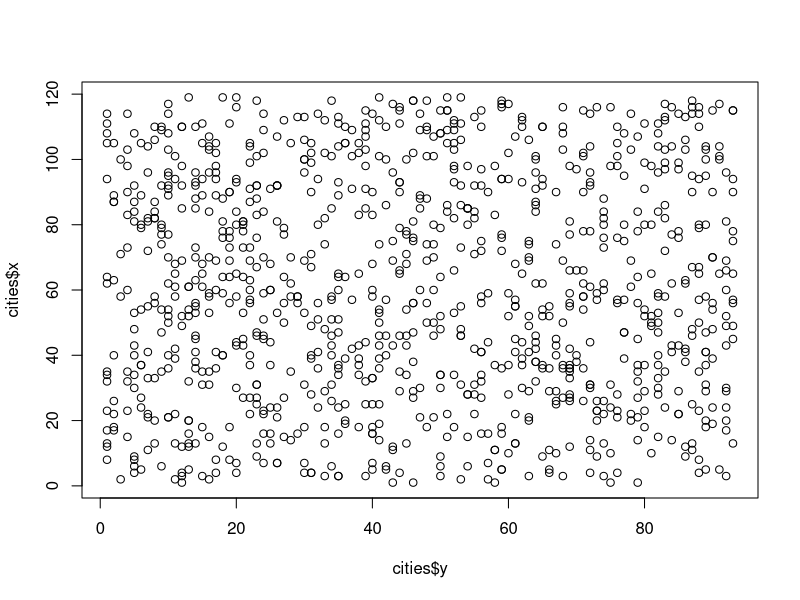

The R source for this figure:

#############################
### Greedy algorithm for TSP (Traveling salesman problem)
#############################

#data
set.seed(2908)
cities <- data.frame(x = sample(rnorm(1,100,20),1000,replace=TRUE),
                     y = sample(rnorm(1,100,15),1000,replace=TRUE),
                     unvisited = 0,
                     order = 0)
plot(cities$x~cities$y)


#algorithm
greedy_algo <- function(cities){
  C = (cities[sample(1:nrow(cities), 1), ])
  tour = c(NULL)
  unvisited = cities[which(cities$unvisited == 0),]
  while (cities$unvisited == 0) {
    C = nearest_neighbour(C, unvisited)
    tour <- rbind(tour, C)
    cities$unvisited <- 1
  }
  return(tour)
  
}

nearest_neighbour <- function(A, cities){
  return(min(lapply(cities, function(x) distance(C,A))))
  #return(min(cities, key=lambda C: distance_points(C,A)))
}

#first <- function(df){
#  return (df[sample(1:nrow(df), 1), ])
#}



distance_points <- function(C,A){
  
}
